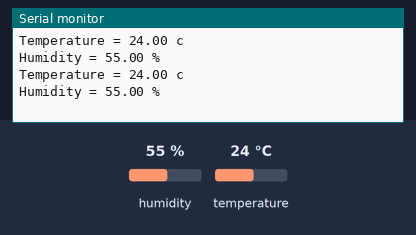
Bench run of a sketch on a simulated Arduino Uno, built with avr-gcc and run on an emulated ATmega328P. Parts: the last lines printed to the serial monitor. Inputs (shaded band) come from the test bench; at power-on: humidity 55 %, temperature 24 °C.

Above: at 2.8 s.
2.9 s: humidity set to 22 %
At 5.0 s:
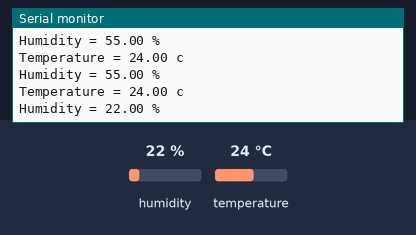
5.6 s: temperature set to 12 °C
At 7.4 s:
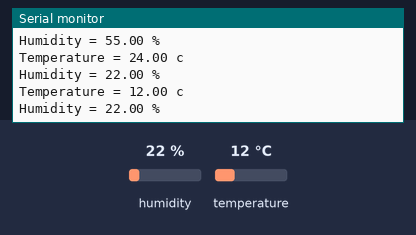
8.3 s: humidity set to 40 %
At 11.1 s:
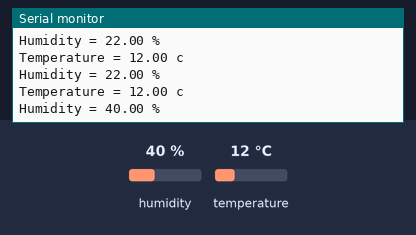
Timing chart, 0 to 12.6 s (numbered marks = the images above; inputs shaded):
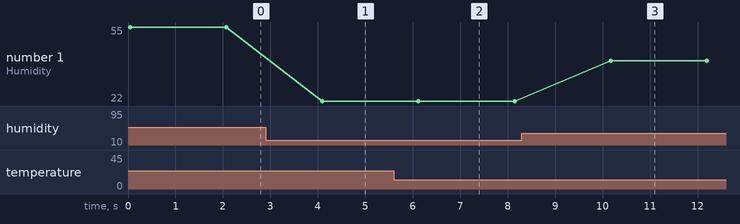

Measured:
- after the input at 2.9 s, the serial monitor: prints a new line after 1.2 s (image 1)
- after the input at 5.6 s, the serial monitor: prints a new line after 0.50 s (image 2)
- after the input at 8.3 s, the serial monitor: prints a new line after 1.9 s (image 3)
- plotted number 1: 55 → 22 after the input at 2.9 s, 22 → 40 after the input at 8.3 s

The sketch:

11_DHT11.ino
```cpp
// Measuring ambient temperature and humidity

#include "DHT.h"

#define DHTPIN 2
#define DHTTYPE DHT11

DHT dht(DHTPIN, DHTTYPE);

void setup() {
  Serial.begin(9600);
  pinMode(DHTPIN, INPUT);
  dht.begin();
}

void loop() {

  float humidity = dht.readHumidity();
  float temp = dht.readTemperature();

  Serial.print("Temperature = ");
  Serial.print(temp);
  Serial.println(" c");

  Serial.print("Humidity = ");
  Serial.print(humidity);
  Serial.println(" %");
  delay(2000);
}
```
